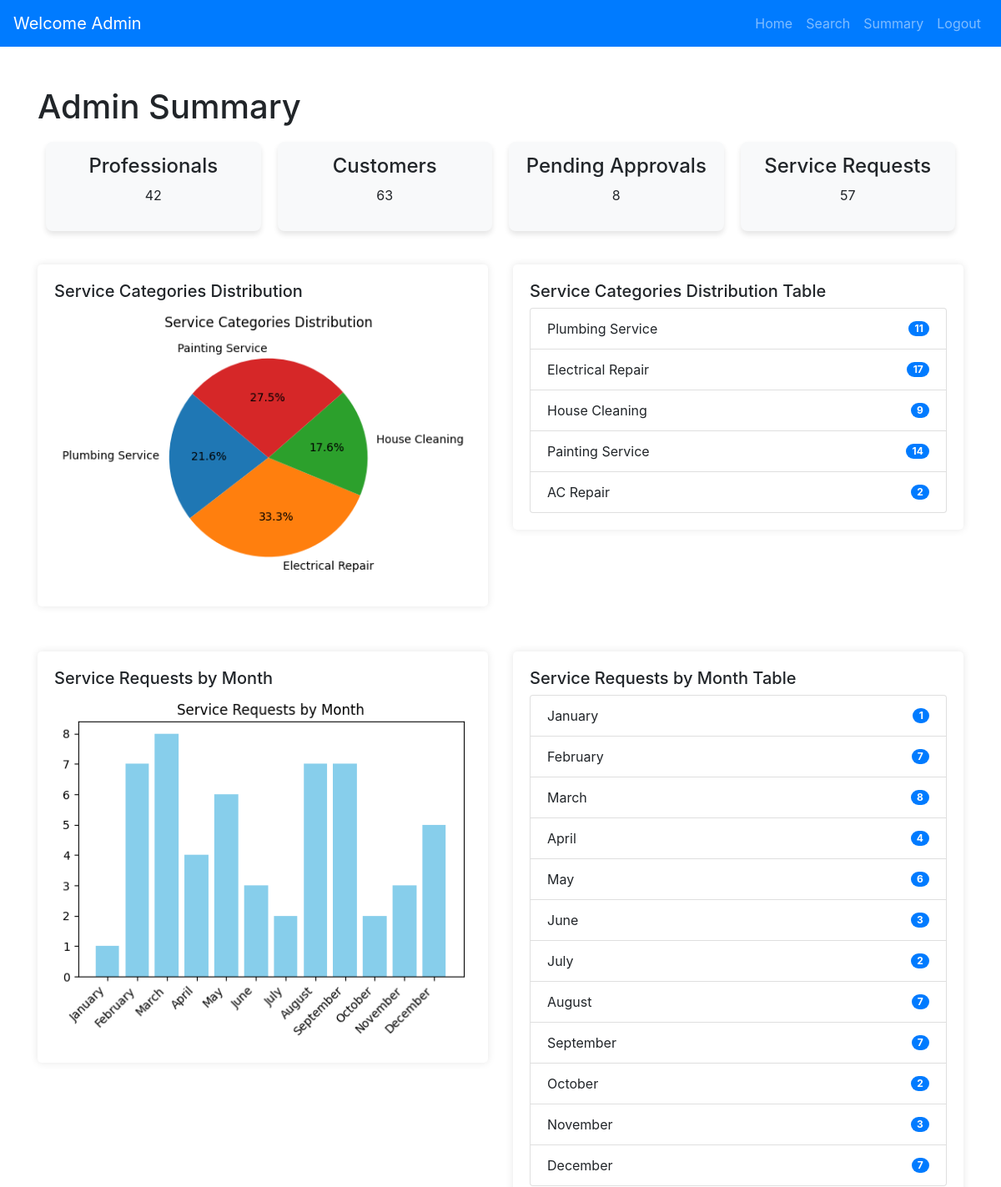
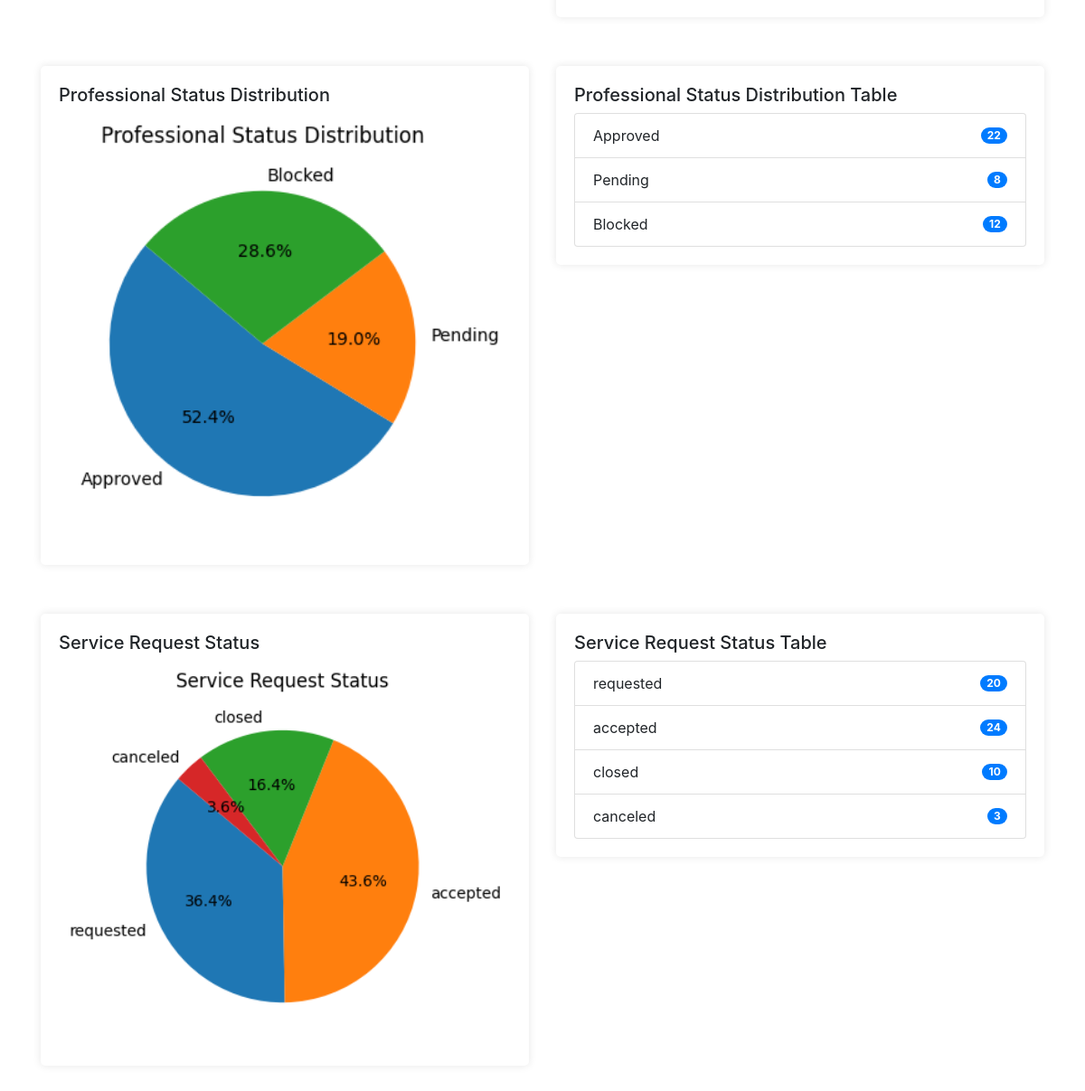
The page /admin_summary on the database its author committed (2 pictures, top to bottom).
### models.py (models this page shows)
class Service(db.Model):
    __tablename__ = 'services'
    id = db.Column(db.String(6), primary_key=True, default=generate_unique_id, unique=True)
    service_name = db.Column(db.String(100), nullable=False)
    service_description = db.Column(db.Text, nullable=True)
    price = db.Column(db.Float, nullable=False)
    duration = db.Column(db.Float, nullable=True)
    requests = db.relationship('Request', back_populates='service', lazy=True, passive_deletes=True)

### app.py (the view)
@app.route("/admin_summary")
def admin_summary():
    os.makedirs("static/charts", exist_ok=True)
    total_professionals = Professional.query.count()
    total_customers = Customer.query.count()
    total_requests = Request.query.count()
    pending_approvals = Professional.query.filter_by(status="pending").count()
    services = Service.query.all()
    service_category_distribution = {
        service.service_name: Request.query.filter_by(service_id=service.id).count() for service in services
    }
    service_category_chart = generate_chart(
        service_category_distribution, "pie", "Service Categories Distribution", "service_category.png"
    )
    months_order = [
        "January", "February", "March", "April", "May", "June",
        "July", "August", "September", "October", "November", "December",
    ]
    service_requests_by_month = {
        month: Request.query.filter(extract("month", Request.request_date) == idx + 1).count()
        for idx, month in enumerate(months_order)
    }
    requests_by_month_chart = generate_chart(
        service_requests_by_month, "bar", "Service Requests by Month", "requests_by_month.png"
    )
    professional_status_distribution = {
        "Approved": Professional.query.filter_by(status="approved").count(),
        "Pending": Professional.query.filter_by(status="pending").count(),
        "Blocked": Professional.query.filter_by(status="blocked").count(),
    }
    professional_status_chart = generate_chart(
        professional_status_distribution, "pie", "Professional Status Distribution", "professional_status.png"
    )
    service_request_status_distribution = {
        "requested": Request.query.filter_by(status="requested").count(),
        "accepted": Request.query.filter(
            Request.status.in_(["accepted", "in progress", "review pending", "pending", "assigned"])
        ).count(),
        "closed": Request.query.filter_by(status="closed").count(),
        "canceled": Request.query.filter_by(status="canceled").count(),
    }
    service_request_status_chart = generate_chart(
        service_request_status_distribution, "pie", "Service Request Status", "service_request_status.png"
    )
    return render_template(
        "admin/admin_summary.html",
        total_professionals=total_professionals,
        total_customers=total_customers,
        pending_approvals=pending_approvals,
        total_requests=total_requests,
        service_category_distribution=service_category_distribution,
        service_requests_by_month=service_requests_by_month,
        professional_status_distribution=professional_status_distribution,
        service_request_status_distribution=service_request_status_distribution,
        charts={
            "service_category": service_category_chart,
            "requests_by_month": requests_by_month_chart,
            "professional_status": professional_status_chart,
            "service_request_status": service_request_status_chart,
        },
    )

### app.py (called while the page is built, shortened)
def generate_chart(data, chart_type, title, filename):
    charts_dir = "static/charts"
    os.makedirs(charts_dir, exist_ok=True)
    valid_data = {k: v for k, v in data.items() if not np.isnan(v) and v > 0}
    plt.figure(figsize=(6, 4))
    if chart_type == "pie":
        plt.pie(valid_data.values(), labels=valid_data.keys(), autopct="%1.1f%%", startangle=140)
        plt.title(title)
    elif chart_type == "bar":
        plt.bar(valid_data.keys(), valid_data.values(), color="skyblue")
        plt.title(title)
        plt.xticks(rotation=45, ha="right")
    else:
        raise ValueError(f"Unsupported chart type: {chart_type}")
    filepath = os.path.join(charts_dir, filename)
    plt.savefig(filepath, bbox_inches="tight")
    plt.close()
    return filepath

### templates/admin/admin_summary.html (shortened to what this page needs)
<!DOCTYPE html>
<html lang="en">
<head>
    <link href="https://stackpath.bootstrapcdn.com/bootstrap/4.5.2/css/bootstrap.min.css" rel="stylesheet">
</head>
<body>
    {% extends 'base.html' %}
    {% block navbar %}
        {% include 'navbars/admin_navbar.html' %}
    {% endblock %}
    {% block content %}
    <div class="container mt-5">
        <h1>Admin Summary</h1>
        <div class="stats-row">
            <div class="stat-box">
                <h4>Professionals</h4>
                <p>{{ total_professionals }}</p>
            </div>
            <div class="stat-box">
                <h4>Customers</h4>
                <p>{{ total_customers }}</p>
            </div>
            <div class="stat-box">
                <h4>Pending Approvals</h4>
                <p>{{ pending_approvals }}</p>
            </div>
            <div class="stat-box">
                <h4>Service Requests</h4>
                <p>{{ total_requests }}</p>
            </div>
        </div>
        <div class="row">
            <div class="col-md-6">
                <div class="container-box">
                    <h5>Service Categories Distribution</h5>
                    {% if charts['service_category'] %}
                        <img src="{{ charts['service_category'] }}" alt="Service Categories Distribution" style="width: 100%; height: auto;">
                    {% else %}
                        <p>No data available.</p>
                    {% endif %}
                </div>
            </div>
            <div class="col-md-6">
                <div class="container-box">
                    <h5>Service Categories Distribution Table</h5>
                    <ul class="list-group">
                        {% for category, count in service_category_distribution.items() %}
                        <li class="list-group-item d-flex justify-content-between align-items-center">
                            {{ category }}
                            <span class="badge badge-primary badge-pill">{{ count }}</span>
                        </li>
                        {% endfor %}
                    </ul>
                </div>
            </div>
        </div>
             <div class="row mt-4">
                <div class="col-md-6">
                    <div class="container-box">
                        <h5>Service Requests by Month</h5>
                        {% if charts['requests_by_month'] %}
                            <img src="{{ charts['requests_by_month'] }}" alt="Service Requests by Month" style="width: 100%; height: auto;">
                        {% else %}
                            <p>No data available.</p>
                        {% endif %}
                    </div>
                </div>
                <div class="col-md-6">
                    <div class="container-box">
                        <h5>Service Requests by Month Table</h5>
                        <ul class="list-group">
                            {% for month, count in service_requests_by_month.items() %}
                            <li class="list-group-item d-flex justify-content-between align-items-center">
                                {{ month }}
                                <span class="badge badge-primary badge-pill">{{ count }}</span>
                            </li>
                            {% endfor %}
                        </ul>
                    </div>
                </div>
            </div>
        <div class="row mt-4">
            <div class="col-md-6">
                <div class="container-box">
                    <h5>Professional Status Distribution</h5>
                    {% if charts['professional_status'] %}
                        <img src="{{ charts['professional_status'] }}" alt="Professional Status Distribution" style="width: 100%; height: auto;">
                    {% else %}
                        <p>No data available.</p>
                    {% endif %}
                </div>
            </div>
            <div class="col-md-6">
                <div class="container-box">
                    <h5>Professional Status Distribution Table</h5>
                    <ul class="list-group">
                        {% for status, count in professional_status_distribution.items() %}
                        <li class="list-group-item d-flex justify-content-between align-items-center">
                            {{ status }}
                            <span class="badge badge-primary badge-pill">{{ count }}</span>
                        </li>
                        {% endfor %}
                    </ul>
                </div>
            </div>
        </div>
        <div class="row mt-4">
            <div class="col-md-6">
                <div class="container-box">
                    <h5>Service Request Status</h5>
                    {% if charts['service_request_status'] %}
                        <img src="{{ charts['service_request_status'] }}" alt="Service Request Status" style="width: 100%; height: auto;">
                    {% else %}
                        <p>No data available.</p>
                    {% endif %}
                </div>
            </div>
            <div class="col-md-6">
                <div class="container-box">
                    <h5>Service Request Status Table</h5>
                    <ul class="list-group">
                        {% for status, count in service_request_status_distribution.items() %}
                        <li class="list-group-item d-flex justify-content-between align-items-center">
                            {{ status }}
                            <span class="badge badge-primary badge-pill">{{ count }}</span>
                        {% endfor %}
                    </ul>
                </div>
            </div>
        </div>
    </div>
    {% endblock %}

### templates/admin/admin_summary.html (style rules this page uses)
body { font-family: Arial, sans-serif; background: #f7f8fc; margin: 0; padding: 0; }
.container-box { background-color: #ffffff; padding: 20px; border-radius: 5px; box-shadow: 0 0 10px rgba(0, 0, 0, 0.1); margin-bottom: 30px; }
.stats-row { display: flex; flex-wrap: wrap; justify-content: space-between; margin-bottom: 30px; }
.stat-box { background-color: #f8f9fa; padding: 15px; border-radius: 8px; text-align: center; box-shadow: 0 4px 6px rgba(0, 0, 0, 0.1); flex: 1; margin: 10px; transition: transform 0.2s ease, box-shadow 0.2s ease; }

### rows shown on the page
Service: service_name "Plumbing Service", count "11"
Service: service_name "Electrical Repair", count "17"
Service: service_name "House Cleaning", count "9"
Service: service_name "Painting Service", count "14"
Service: service_name "AC Repair", count "2"

### other values the page prints
{{ total_professionals }} "42"
{{ total_customers }} "63"
{{ pending_approvals }} "8"
{{ total_requests }} "57"
{{ month }} "January" "February" "March" "April" "May" "June" "July" "August" "September" "October" "November" "December"
{{ count }} "1" "7" "8" "4" "6" "3" "2" "7" "7" "2" "3" "7"
{{ status }} "Approved" "Pending" "Blocked"
{{ count }} "22" "8" "12"
{{ status }} "requested" "accepted" "closed" "canceled"
{{ count }} "20" "24" "10" "3"
